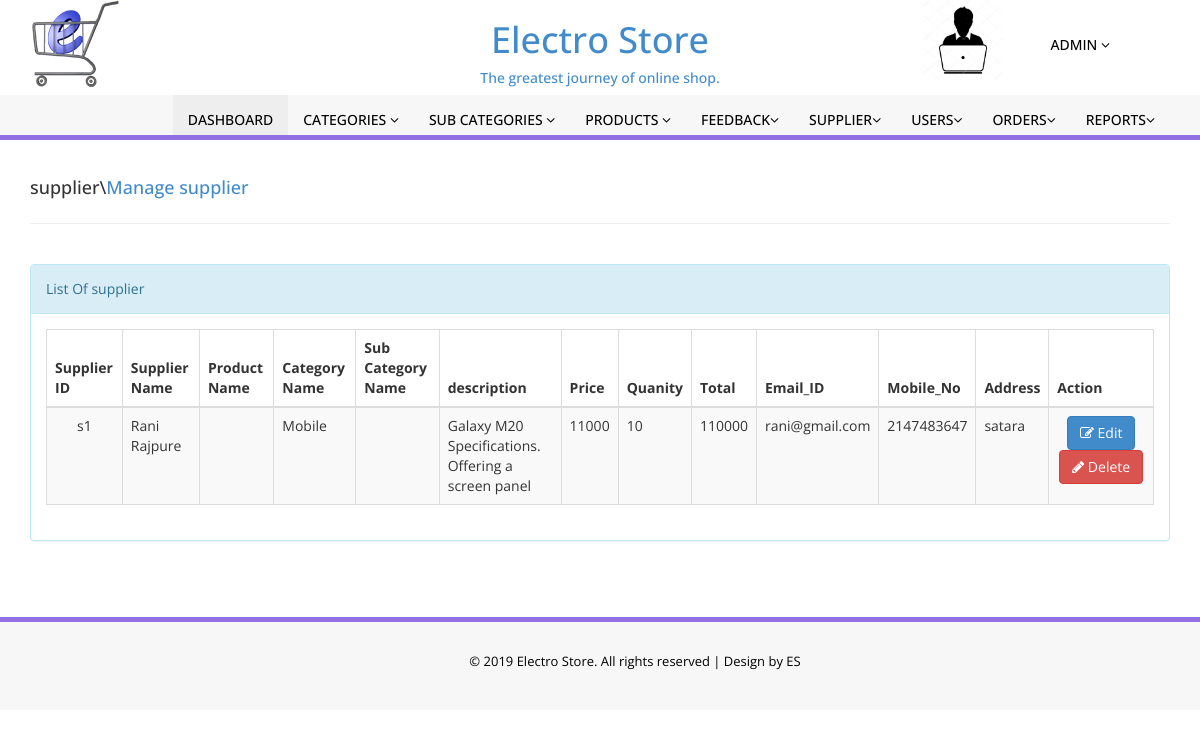
The app's page /admin/manage_supplier.php with its own data.
### tables this page shows
CREATE TABLE `tbl_supplier` (
  `Supplier_ID` int(50) NOT NULL,
  `Supplier_Name` varchar(50) NOT NULL,
  `category_name` varchar(50) NOT NULL,
  `description` varchar(50) NOT NULL,
  `Quantity` varchar(50) NOT NULL,
  `Price` varchar(50) NOT NULL,
  `Total` varchar(50) NOT NULL,
  `Email_ID` varchar(50) NOT NULL,
  `Mobile_No` varchar(10) NOT NULL,
  `Address` varchar(50) NOT NULL
);

### admin/manage_supplier.php (the view, shortened to what this page needs)
<?php include'../connection.php'; ?>
<!DOCTYPE html>
<html xmlns="http://www.w3.org/1999/xhtml">
<head>
    <link href="assets/css/bootstrap.css" rel="stylesheet" />
    <link href="assets/css/font-awesome.css" rel="stylesheet" />
    <link href="assets/css/style.css" rel="stylesheet" />
</head>
<body>
<?php include('include/header.php');?>
  <br>
   <div class="container">
			<div class="row pad-botm">
				<div class="col-md-12">
					<h4 class="header-line">supplier\<a href="manage_supplier.php">Manage supplier</a></h4>
				</div>
			</div>
			<div class="panel panel-info">
					<div class="panel-heading">List Of supplier</div>
						<div class="panel-body">
                            <div class="table-responsive">
                                <table class="table table-striped table-bordered table-hover" id="dataTables-example">
                                    <thead  align="center">
                                        <tr>
											<th>Supplier ID</th>
                                            <th>Supplier Name</th>
											<th>Product Name</th>
											<th>Category Name </th>
											<th>Sub Category Name </th>
											<th>description</th>
											<th>Price</th>
											<th>Quanity</th>
											<th>Total</th>
                                            <th>Email_ID</th>
											<th>Mobile_No</th>
											<th>Address</th>
											<th>Action</th>
                                        </tr>
                                    </thead>
                                    <tbody>
									<?php
     $sql="select * from tbl_supplier";
        $result = mysqli_query($con,$sql);
	if(mysqli_num_rows($result)>0)
	{
        while($row = mysqli_fetch_array( $result )) {	?>
			<tr class="odd gradeX">
                           <td class="center" align="center">s<?php echo $row['Supplier_ID'];?></td>
                           <td class="center"><?php echo $row['Supplier_Name'];?></td>
                            <td class="center"><?php echo $row['pname'];?></td>
                           <td class="center"><?php echo $row['category_name'];?></td>
						    <td class="center"><?php echo $row['sub_cat'];?></td>
						   <td class="center"><?php echo $row['description'];?></td>
						   <td class="center"><?php echo $row['Price'];?></td>
						   <td class="center"><?php echo $row['Quantity'];?></td>
						   <td class="center"><?php echo $row['Total'];?></td>
						   <td class="center"><?php echo $row['Email_ID'];?></td>
						   <td class="center"><?php echo $row['Mobile_No'];?></td>
						   <td class="center"><?php echo $row['Address'];?></td>
						<td class="center" align="center">
							 <a href="editsupplier.php?id=<?php echo $row['Supplier_ID'];?>">
								<button class="btn btn-primary"><i class="fa fa-edit "></i> Edit</button></a>
							 <a href="deletesupplier.php?id=<?php echo $row['Supplier_ID'];?>">
							 <button class="btn btn-danger"><i class="fa fa-pencil"></i> Delete</button></a>
                        </td>
            </tr>
										<?php }} ?>
                                    </tbody>
                                </table>
                            </div>
                        </div>
                    </div>
                </div>
<br>
<br>
  <?php include('include/footer.php');?>
</body>
</html>

### admin/assets/css/style.css (style rules this page uses)
.header-line { font-weight:500; padding-bottom:25px; border-bottom:1px solid #eeeeee; text-transform:none; }
.pad-botm { padding-bottom:30px; }

### records on screen
tbl_supplier: Supplier_ID "1", Supplier_Name "Rani Rajpure", category_name "Mobile", description "Galaxy M20 Specifications. Offering a screen panel", Price "11000", Quantity "10", Total "110000", Email_ID "rani@gmail.com", Mobile_No "2147483647", Address "satara"
